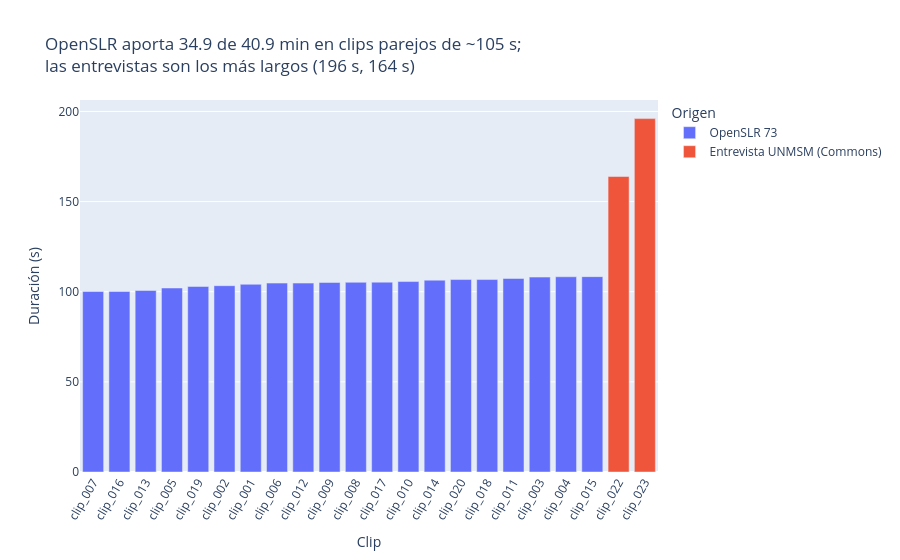

This figure's notebook cell:
### Code cell
# PROCESO 6.2: Gráfico 2, duración por clip y origen.
# Insumo: `clips`.
# Resultado: barras de duración por clip, coloreadas por origen.
minutos = clips.groupby("origen")["duracion_seg"].sum() / 60
largo = clips.nlargest(2, "duracion_seg")
fig2 = px.bar(clips.sort_values("duracion_seg"), x="id", y="duracion_seg", color="origen",
              labels={"id": "Clip", "duracion_seg": "Duración (s)", "origen": "Origen"},
              title=(f"OpenSLR aporta {minutos['OpenSLR 73']:.1f} de {minutos.sum():.1f} min en clips parejos de ~105 s;<br>"
                     f"las entrevistas son los más largos ({', '.join(f'{d:.0f} s' for d in largo['duracion_seg'])})"))
fig2.update_xaxes(tickangle=-60)
mostrar(fig2, "grafico_2_duracion_clips")

### Figure 1 — Plotly figure (JSON) as saved in the notebook; plotly's stock layout.template omitted (floating-point values rounded to 4 significant figures)
{"data": [{"hovertemplate": "Origen=OpenSLR 73<br>Clip=%{x}<br>Duración (s)=%{y}<extra></extra>", "legendgroup": "OpenSLR 73", "marker": {"color": "#636efa", "pattern": {"shape": ""}}, "name": "OpenSLR 73", "orientation": "v", "showlegend": true, "textposition": "auto", "type": "bar", "x": ["clip_007", "clip_016", "clip_013", "clip_005", "clip_019", "clip_002", "clip_001", "clip_006", "clip_012", "clip_009", "clip_008", "clip_017", "clip_010", "clip_014", "clip_020", "clip_018", "clip_011", "clip_003", "clip_004", "clip_015"], "xaxis": "x", "y": [100.1, 100.2, 100.7, 102.1, 102.9, 103.3, 104.1, 104.8, 104.8, 105.1, 105.2, 105.3, 105.6, 106.4, 106.8, 106.8, 107.3, 108.1, 108.3, 108.4], "yaxis": "y"}, {"hovertemplate": "Origen=Entrevista UNMSM (Commons)<br>Clip=%{x}<br>Duración (s)=%{y}<extra></extra>", "legendgroup": "Entrevista UNMSM (Commons)", "marker": {"color": "#EF553B", "pattern": {"shape": ""}}, "name": "Entrevista UNMSM (Commons)", "orientation": "v", "showlegend": true, "textposition": "auto", "type": "bar", "x": ["clip_022", "clip_023"], "xaxis": "x", "y": [163.9, 196.0], "yaxis": "y"}], "layout": {"barmode": "relative", "legend": {"title": {"text": "Origen"}, "tracegroupgap": 0}, "title": {"text": "OpenSLR aporta 34.9 de 40.9 min en clips parejos de ~105 s;<br>las entrevistas son los más largos (196 s, 164 s)"}, "xaxis": {"anchor": "y", "domain": [0.0, 1.0], "tickangle": -60, "title": {"text": "Clip"}}, "yaxis": {"anchor": "x", "domain": [0.0, 1.0], "title": {"text": "Duración (s)"}}}}
